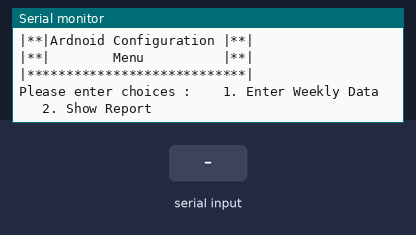
Bench run of a sketch on a simulated Arduino Uno, built with avr-gcc and run on an emulated ATmega328P. Shown: the last lines printed to the serial monitor. The inputs (shaded band) are chosen by the test bench.

Above: at 1.2 s.
1.3 s: "1" received over Serial
At 2.2 s:
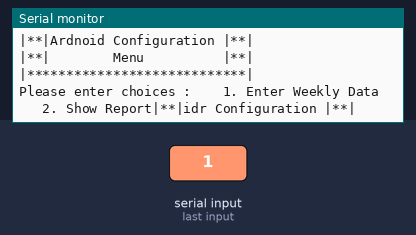
2.8 s: "2" received over Serial
At 3.3 s:
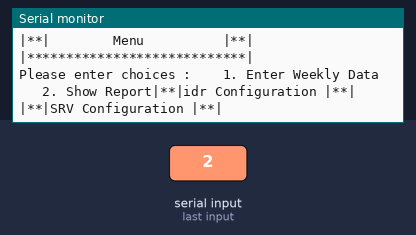

The sketch:

sketch_aug17a.ino
```cpp
void setup() {
  // put your setup code here, to run once:

   Serial.begin(9600);
}

int choice = 0;
char incomingByte = 0;
String Mobile = "";
String Address = "";
String Email = "";

void loop() {

   Menu();


     //while (Serial.available() == 0) {}

 if(Serial.available()>0)
  {
    while (Serial.available() == 0) {}
    int incomingData= Serial.read();

    switch(incomingData)
   {
    case '1':
           // handle '1'
            Serial.print("1 choice");
           break;

        case '2':
           // handle '2'
            Serial.print("2 choice");
           break;

        case '3':
           // handle '3'

            Serial.print("3 choice");
           break;

        default:
           // handle unwanted input here
            Serial.print("default choice");
           break;
   }

  }

//    while (Serial.available() == 0)  {
//      while (Serial.available() == 0) {}
//      name = Serial.readString();
//      Serial.println("YOUR NAME:" + name);
//    }
//    while (Serial.available() == 0)  {}
//    while (Serial.available() == 0)
//    { //Wait for user input  }
//    name = Serial.readString(); //Reading the Input string from Serial port.
//    Serial.println("Enter your Moblie No.");
//    while (Serial.available() == 0) {}
//    Mobile = Serial.readString();
//    Serial.println("Enter your Address.");
//    while (Serial.available() == 0) {}
//    Address = Serial.readString();
//    Serial.println("Enter your Email.");
//    while (Serial.available() == 0) {}
//    Email = Serial.readString();
//    Serial.println("-------------------------"); //Showing the details
//    Serial.println("YOUR NAME:" + name);
//    Serial.println("YOUR MOBILE NO:" + Mobile);
//    Serial.println("YOUR ADDRESS:" + Address);
//    Serial.println("YOUR EMAIL:" + Email);
//    Serial.println("Thanks You...");
//    Serial.println("");
//    while (Serial.available() == 0) {}
//
//    }

   }
  // put your main code here, to run repeatedly:


  void hello(){
  Serial.println("Enter your name.");
  }

  void Menu() {
   Serial.println("|****************************|");
   Serial.println("|**|Ardnoid Configuration |**|");
   Serial.println("|**|        Menu          |**|");
   Serial.println("|****************************|");

   Serial.print("Please enter choices :");
   Serial.print("    1. Enter Weekly Data");
   Serial.print("    2. Show Report");

   for (;;) {
        switch (Serial.read()) {
            case '1': ldrConfig(); break;
            case '2': srvConfig(); break;
            case '3': return;
            default: continue;  // includes the case 'no input'
        }
    }
}

void ldrConfig(){
  Serial.println("|**|idr Configuration |**|");
}
void  srvConfig() {
  Serial.println("|**|SRV Configuration |**|");
}
//   Serial.print("Enter number");

//  Serial.println(number);
//
//  delay(2000);
//  number++;
//}
```

Measured:
- after the input at 1.3 s, the serial monitor: prints a new line at once (image 1)
- after the input at 2.8 s, the serial monitor: prints a new line at once (image 2)
